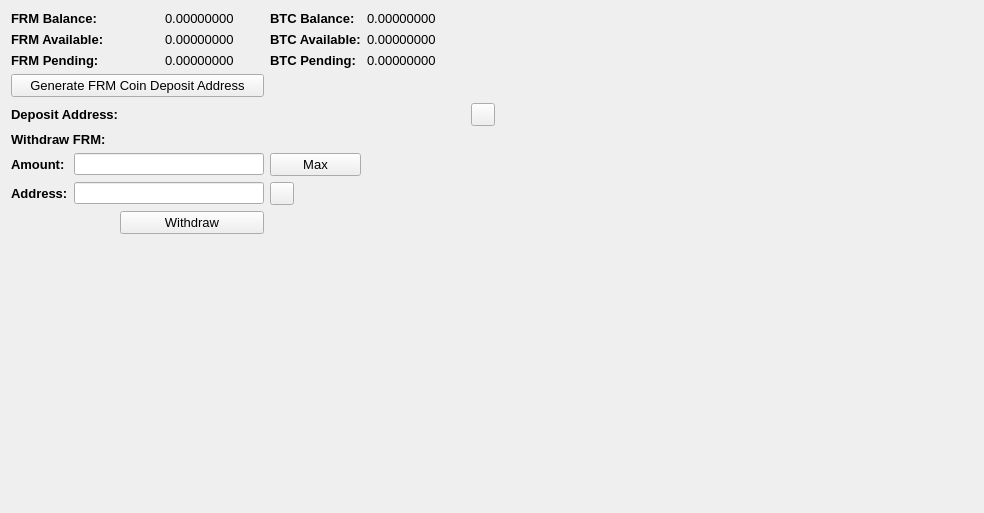
     <widget class="QWidget" name="BalanceTab">
      <attribute name="title">
       <string>Balance</string>
      </attribute>
      <layout class="QGridLayout" name="gridLayout_2">
       <item row="0" column="0" colspan="2">
        <widget class="QLabel" name="label_11">
         <property name="font">
          <font>
           <pointsize>10</pointsize>
           <weight>75</weight>
           <bold>true</bold>
          </font>
         </property>
         <property name="text">
          <string>FRM Balance:</string>
         </property>
        </widget>
       </item>
       <item row="0" column="3">
        <widget class="QLabel" name="DVYBalanceLabel">
         <property name="font">
          <font>
           <pointsize>10</pointsize>
          </font>
         </property>
         <property name="text">
          <string>0.00000000</string>
         </property>
         <property name="textInteractionFlags">
          <set>Qt::LinksAccessibleByMouse|Qt::TextSelectableByMouse</set>
         </property>
        </widget>
       </item>
       <item row="0" column="4">
        <widget class="QLabel" name="label_12">
         <property name="font">
          <font>
           <pointsize>10</pointsize>
           <weight>75</weight>
           <bold>true</bold>
          </font>
         </property>
         <property name="text">
          <string>BTC Balance:</string>
         </property>
        </widget>
       </item>
       <item row="0" column="5">
        <widget class="QLabel" name="BitcoinBalanceLabel">
         <property name="font">
          <font>
           <pointsize>10</pointsize>
          </font>
         </property>
         <property name="text">
          <string>0.00000000</string>
         </property>
         <property name="textInteractionFlags">
          <set>Qt::LinksAccessibleByMouse|Qt::TextSelectableByMouse</set>
         </property>
        </widget>
       </item>
       <item row="0" column="7" rowspan="10">
        <spacer name="horizontalSpacer_4">
         <property name="orientation">
          <enum>Qt::Horizontal</enum>
         </property>
         <property name="sizeHint" stdset="0">
          <size>
           <width>478</width>
           <height>488</height>
          </size>
         </property>
        </spacer>
       </item>
       <item row="1" column="0" colspan="2">
        <widget class="QLabel" name="label_13">
         <property name="font">
          <font>
           <pointsize>10</pointsize>
           <weight>75</weight>
           <bold>true</bold>
          </font>
         </property>
         <property name="text">
          <string>FRM Available:</string>
         </property>
        </widget>
       </item>
       <item row="1" column="3">
        <widget class="QLabel" name="DVYAvailableLabel_2">
         <property name="font">
          <font>
           <pointsize>10</pointsize>
          </font>
         </property>
         <property name="text">
          <string>0.00000000</string>
         </property>
         <property name="textInteractionFlags">
          <set>Qt::LinksAccessibleByMouse|Qt::TextSelectableByMouse</set>
         </property>
        </widget>
       </item>
       <item row="1" column="4">
        <widget class="QLabel" name="label_15">
         <property name="font">
          <font>
           <pointsize>10</pointsize>
           <weight>75</weight>
           <bold>true</bold>
          </font>
         </property>
         <property name="text">
          <string>BTC Available:</string>
         </property>
        </widget>
       </item>
       <item row="1" column="5">
        <widget class="QLabel" name="BitcoinAvailableLabel">
         <property name="font">
          <font>
           <pointsize>10</pointsize>
          </font>
         </property>
         <property name="text">
          <string>0.00000000</string>
         </property>
         <property name="textInteractionFlags">
          <set>Qt::LinksAccessibleByMouse|Qt::TextSelectableByMouse</set>
         </property>
        </widget>
       </item>
       <item row="2" column="0" colspan="2">
        <widget class="QLabel" name="label_14">
         <property name="font">
          <font>
           <pointsize>10</pointsize>
           <weight>75</weight>
           <bold>true</bold>
          </font>
         </property>
         <property name="text">
          <string>FRM Pending:</string>
         </property>
        </widget>
       </item>
       <item row="2" column="3">
        <widget class="QLabel" name="DVYPendingLabel">
         <property name="font">
          <font>
           <pointsize>10</pointsize>
          </font>
         </property>
         <property name="text">
          <string>0.00000000</string>
         </property>
         <property name="textInteractionFlags">
          <set>Qt::LinksAccessibleByMouse|Qt::TextSelectableByMouse</set>
         </property>
        </widget>
       </item>
       <item row="2" column="4">
        <widget class="QLabel" name="label_31">
         <property name="font">
          <font>
           <pointsize>10</pointsize>
           <weight>75</weight>
           <bold>true</bold>
          </font>
         </property>
         <property name="text">
          <string>BTC Pending:</string>
         </property>
        </widget>
       </item>
       <item row="2" column="5">
        <widget class="QLabel" name="BitcoinPendingLabel">
         <property name="font">
          <font>
           <pointsize>10</pointsize>
          </font>
         </property>
         <property name="text">
          <string>0.00000000</string>
         </property>
         <property name="textInteractionFlags">
          <set>Qt::LinksAccessibleByMouse|Qt::TextSelectableByMouse</set>
         </property>
        </widget>
       </item>
       <item row="3" column="0" colspan="4">
        <widget class="QPushButton" name="GenDepositBTN">
         <property name="font">
          <font>
           <pointsize>10</pointsize>
          </font>
         </property>
         <property name="text">
          <string>Generate FRM Coin Deposit Address</string>
         </property>
        </widget>
       </item>
       <item row="4" column="0" colspan="3">
        <widget class="QLabel" name="label_33">
         <property name="font">
          <font>
           <pointsize>10</pointsize>
           <weight>75</weight>
           <bold>true</bold>
          </font>
         </property>
         <property name="text">
          <string>Deposit Address:</string>
         </property>
        </widget>
       </item>
       <item row="4" column="3" colspan="3">
        <widget class="QLabel" name="DepositAddressLabel">
         <property name="minimumSize">
          <size>
           <width>300</width>
           <height>0</height>
          </size>
         </property>
         <property name="palette">
          <palette>
           <active>
            <colorrole role="WindowText">
             <brush brushstyle="SolidPattern">
              <color alpha="255">
               <red>0</red>
               <green>0</green>
               <blue>0</blue>
              </color>
             </brush>
            </colorrole>
            <colorrole role="Text">
             <brush brushstyle="SolidPattern">
              <color alpha="255">
               <red>0</red>
               <green>0</green>
               <blue>255</blue>
              </color>
             </brush>
            </colorrole>
           </active>
           <inactive>
            <colorrole role="WindowText">
             <brush brushstyle="SolidPattern">
              <color alpha="255">
               <red>0</red>
               <green>0</green>
               <blue>0</blue>
              </color>
             </brush>
            </colorrole>
            <colorrole role="Text">
             <brush brushstyle="SolidPattern">
              <color alpha="255">
               <red>0</red>
               <green>0</green>
               <blue>255</blue>
              </color>
             </brush>
            </colorrole>
           </inactive>
           <disabled>
            <colorrole role="WindowText">
             <brush brushstyle="SolidPattern">
              <color alpha="255">
               <red>120</red>
               <green>120</green>
               <blue>120</blue>
              </color>
             </brush>
            </colorrole>
            <colorrole role="Text">
             <brush brushstyle="SolidPattern">
              <color alpha="255">
               <red>120</red>
               <green>120</green>
               <blue>120</blue>
              </color>
             </brush>
            </colorrole>
           </disabled>
          </palette>
         </property>
         <property name="font">
          <font>
           <pointsize>10</pointsize>
           <weight>75</weight>
           <bold>true</bold>
          </font>
         </property>
         <property name="text">
          <string/>
         </property>
         <property name="alignment">
          <set>Qt::AlignRight|Qt::AlignTrailing|Qt::AlignVCenter</set>
         </property>
         <property name="textInteractionFlags">
          <set>Qt::LinksAccessibleByMouse|Qt::TextSelectableByKeyboard|Qt::TextSelectableByMouse</set>
         </property>
        </widget>
       </item>
       <item row="4" column="6">
        <widget class="QToolButton" name="DepositCopyButton">
         <property name="toolTip">
          <string>Copy to clipboard</string>
         </property>
         <property name="text">
          <string/>
         </property>
         <property name="icon">
          <iconset resource="../bitcoin.qrc">
           <normaloff>:/icons/editcopy</normaloff>:/icons/editcopy</iconset>
         </property>
         <property name="shortcut">
          <string>Alt+P</string>
         </property>
        </widget>
       </item>
       <item row="5" column="0" colspan="2">
        <widget class="QLabel" name="label_34">
         <property name="font">
          <font>
           <pointsize>10</pointsize>
           <weight>75</weight>
           <bold>true</bold>
          </font>
         </property>
         <property name="text">
          <string>Withdraw FRM:</string>
         </property>
        </widget>
       </item>
       <item row="6" column="0">
        <widget class="QLabel" name="label_26">
         <property name="font">
          <font>
           <pointsize>10</pointsize>
           <weight>75</weight>
           <bold>true</bold>
          </font>
         </property>
         <property name="text">
          <string>Amount:</string>
         </property>
        </widget>
       </item>
       <item row="6" column="1" colspan="3">
        <widget class="QLineEdit" name="WithdrawUnitsInput">
         <property name="font">
          <font>
           <pointsize>9</pointsize>
           <weight>75</weight>
           <bold>true</bold>
          </font>
         </property>
         <property name="text">
          <string/>
         </property>
        </widget>
       </item>
       <item row="6" column="4">
        <widget class="QPushButton" name="Withdraw_Max_Amount">
         <property name="font">
          <font>
           <pointsize>10</pointsize>
          </font>
         </property>
         <property name="text">
          <string>Max</string>
         </property>
        </widget>
       </item>
       <item row="7" column="0">
        <widget class="QLabel" name="label_10">
         <property name="font">
          <font>
           <pointsize>10</pointsize>
           <weight>75</weight>
           <bold>true</bold>
          </font>
         </property>
         <property name="text">
          <string>Address:</string>
         </property>
        </widget>
       </item>
       <item row="7" column="1" colspan="3">
        <widget class="QLineEdit" name="WithdrawAddress">
         <property name="font">
          <font>
           <pointsize>9</pointsize>
           <weight>75</weight>
           <bold>true</bold>
          </font>
         </property>
        </widget>
       </item>
       <item row="7" column="4">
        <widget class="QToolButton" name="WithdrawPasteButton">
         <property name="toolTip">
          <string>Paste from clipboard</string>
         </property>
         <property name="text">
          <string/>
         </property>
         <property name="icon">
          <iconset resource="../bitcoin.qrc">
           <normaloff>:/icons/editpaste</normaloff>:/icons/editpaste</iconset>
         </property>
         <property name="shortcut">
          <string>Alt+P</string>
         </property>
        </widget>
       </item>
       <item row="8" column="2" colspan="2">
        <widget class="QPushButton" name="WithdrawUnitsBtn">
         <property name="font">
          <font>
           <pointsize>10</pointsize>
          </font>
         </property>
         <property name="text">
          <string>Withdraw</string>
         </property>
        </widget>
       </item>
       <item row="9" column="0" colspan="6">
        <spacer name="verticalSpacer">
         <property name="orientation">
          <enum>Qt::Vertical</enum>
         </property>
         <property name="sizeHint" stdset="0">
          <size>
           <width>428</width>
           <height>262</height>
          </size>
         </property>
        </spacer>
       </item>
      </layout>
      <zorder>label_31</zorder>
      <zorder>label_15</zorder>
      <zorder>label_12</zorder>
      <zorder>label_14</zorder>
      <zorder>label_13</zorder>
      <zorder>label_11</zorder>
      <zorder>BitcoinBalanceLabel</zorder>
      <zorder>DVYBalanceLabel</zorder>
      <zorder>DVYAvailableLabel_2</zorder>
      <zorder>DVYPendingLabel</zorder>
      <zorder>BitcoinAvailableLabel</zorder>
      <zorder>BitcoinPendingLabel</zorder>
      <zorder>label_33</zorder>
      <zorder>GenDepositBTN</zorder>
      <zorder>DepositAddressLabel</zorder>
      <zorder>Withdraw_Max_Amount</zorder>
      <zorder>label_34</zorder>
      <zorder>WithdrawUnitsInput</zorder>
      <zorder>label_10</zorder>
      <zorder>label_26</zorder>
      <zorder>WithdrawAddress</zorder>
      <zorder>WithdrawUnitsBtn</zorder>
      <zorder>horizontalSpacer_4</zorder>
      <zorder>verticalSpacer</zorder>
      <zorder>WithdrawPasteButton</zorder>
      <zorder>DepositCopyButton</zorder>
     </widget>
